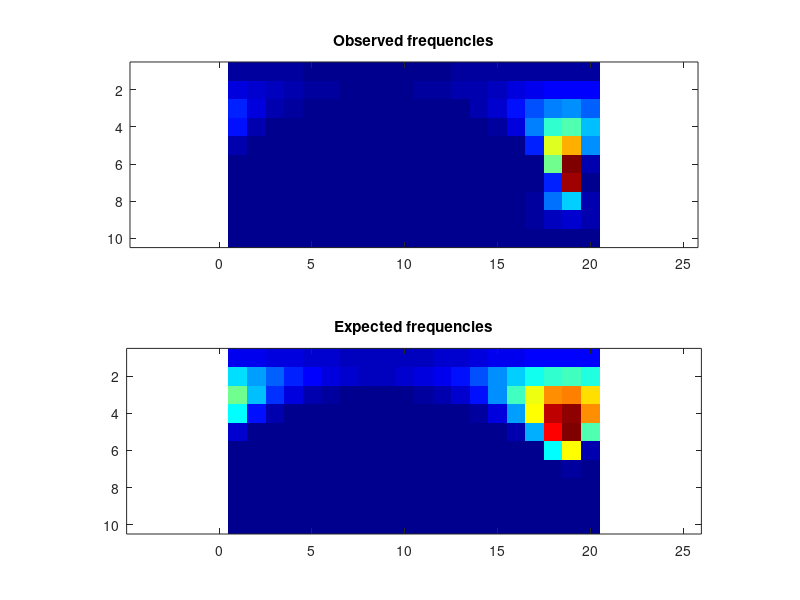

This figure's MATLAB source:
frequencies = [ 2634, 2420, 2063, 1788, 1569, 1346, 1349, 1238, 1271, 1258, 1342, 1471, 1765, 1987, 2308, 2535, 2877, 2903, 2993, 2890; 9380, 6899, 4967, 3544, 2420, 1837, 1386, 1262, 1253, 1321, 1679, 2179, 3179, 4491, 6319, 8560, 10654, 12095, 12033, 11164; 14901, 8349, 4085, 1858, 924, 458, 324, 236, 215, 280, 402, 751, 1496, 3215, 6724, 12690, 20106, 25278, 26302, 21893; 13139, 3878, 880, 189, 49, 15, 5, 3, 2, 2, 6, 28, 138, 564, 2661, 9478, 24872, 41942, 45236, 30794; 3310, 234, 12, 0, 0, 0, 0, 0, 0, 0, 0, 0, 0, 6, 92, 1541, 14991, 59419, 71077, 25634; 17, 0, 0, 0, 0, 0, 0, 0, 0, 0, 0, 0, 0, 0, 0, 1, 725, 48060, 101453, 3230; 0, 0, 0, 0, 0, 0, 0, 0, 0, 0, 0, 0, 0, 0, 0, 0, 3, 15021, 97419, 71; 174, 2, 0, 0, 0, 0, 0, 0, 0, 0, 0, 0, 0, 0, 0, 55, 1838, 22857, 32930, 4404; 936, 175, 34, 4, 2, 0, 0, 0, 0, 0, 0, 2, 1, 16, 95, 619, 2536, 6260, 7138, 3704; 247, 147, 69, 30, 18, 7, 4, 6, 9, 10, 12, 10, 26, 44, 125, 235, 406, 540, 560, 400 ];
expFrequencies = [ 8194.02, 7509.73, 6752.08, 6017.52, 5378.56, 4877.88, 4533.72, 4350.23, 4326.72, 4462.93, 4759.78, 5215.38, 5816.74, 6529.31, 7289.36, 8006.06, 8576.96, 8912.21, 8956.88, 8703.57; 26177.9, 20939.1, 15797.5, 11557.2, 8483.74, 6467.12, 5272.5, 4696.89, 4626.12, 5045.47, 6040, 7789.38, 10530, 14432, 19367.1, 24689.4, 29307.5, 32131.2, 32511.7, 30366.4; 36767.5, 22720.9, 12271.9, 6205.56, 3178.31, 1774.19, 1146.55, 895.991, 867.458, 1043.77, 1532.83, 2644.62, 5070.2, 10070.8, 19163.5, 32451.7, 46550.8, 55974, 57267.7, 50036.2; 27871.6, 9617.85, 2603.66, 643.116, 166.437, 51.3426, 21.2039, 12.8395, 12.0197, 17.5195, 38.1987, 114.903, 427.11, 1729.38, 6663.63, 21075.1, 47370.6, 71023.7, 74538, 55636.1; 5839.6, 514.021, 27.8982, 1.17393, 0.051319, 0.00319743, 0.000383749, 0.000113673, 9.67853e-005, 0.000241858, 0.00157882, 0.021516, 0.458198, 11.12, 226.98, 3030.75, 21948.2, 66748.9, 76528.5, 33780.2; 15.6891, 0.00622188, 3.09588e-007, 4.76348e-012, 6.51563e-017, 0, 0, 0, 0, 0, 0, 2.018e-018, 1.69558e-013, 1.27278e-008, 0.000401481, 2.01469, 833.301, 27567.8, 47404.2, 2976.63; 0, 0, 0, 0, 0, 0, 0, 0, 0, 0, 0, 0, 0, 0, 0, 0, 0, 94.7717, 2232.25, 0; 0, 0, 0, 0, 0, 0, 0, 0, 0, 0, 0, 0, 0, 0, 0, 0, 0, 0, 0, 0; 0, 0, 0, 0, 0, 0, 0, 0, 0, 0, 0, 0, 0, 0, 0, 0, 0, 0, 0, 0; 0, 0, 0, 0, 0, 0, 0, 0, 0, 0, 0, 0, 0, 0, 0, 0, 0, 0, 0, 0 ];
colormap(jet);
clf; subplot(2,1,1);
imagesc(frequencies);
title('Observed frequencies');
axis equal;
subplot(2,1,2);
imagesc(expFrequencies);
axis equal;
title('Expected frequencies');
